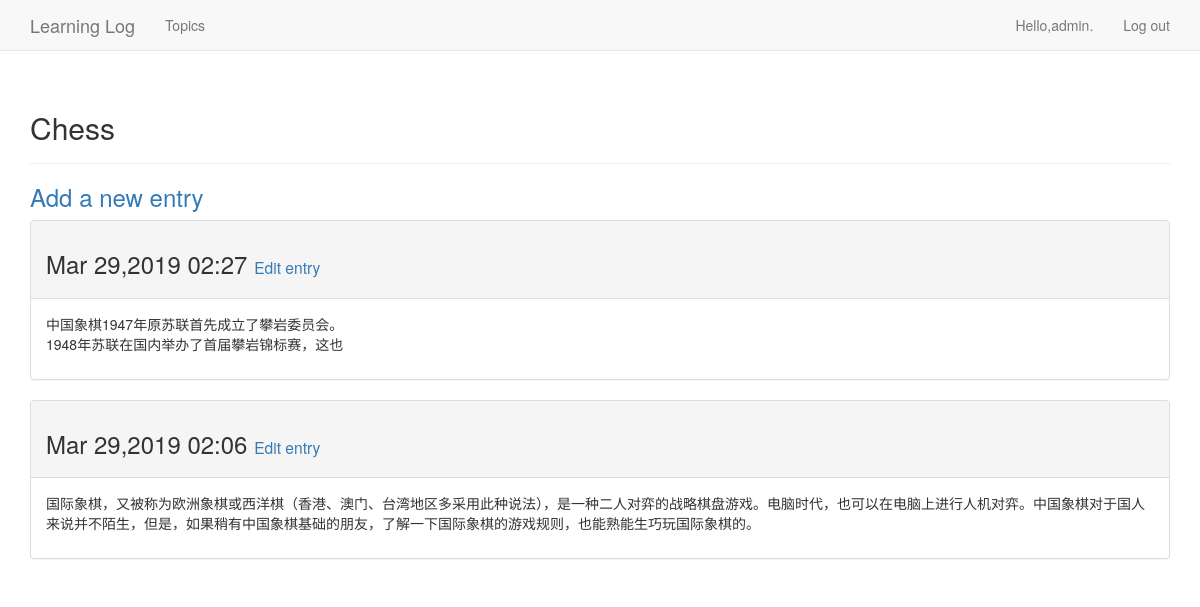
Before: /topic/1/ (signed in) with the older database file.
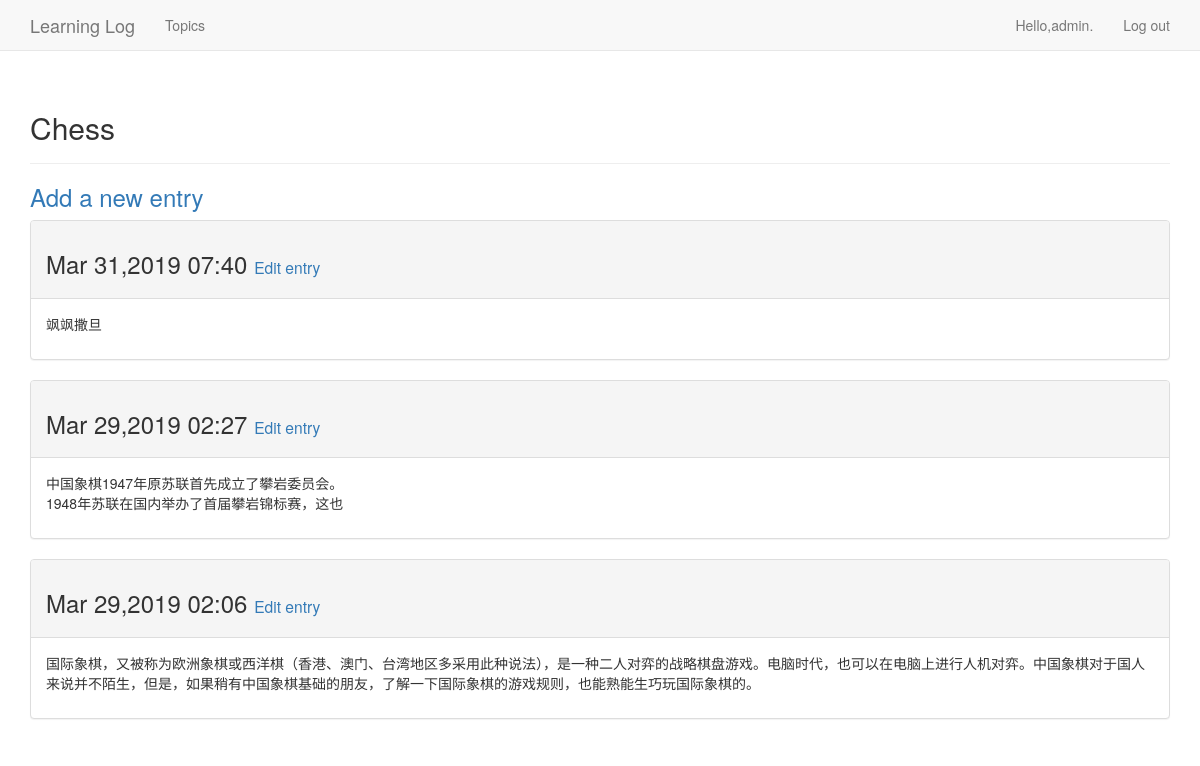
After: the same page with the newer database file.
### MyApp/models.py (models this page shows, shortened)
class Topic(models.Model):
    text = models.CharField(max_length=200)
    data_added = models.DateTimeField(auto_now_add=True)
    owner = models.ForeignKey(User,on_delete=models.CASCADE)
    def __str__(self):
        return self.text

class Entry(models.Model):
    topic = models.ForeignKey(Topic,on_delete=models.CASCADE)
    text = models.TextField()
    data_added = models.DateTimeField(auto_now_add=True)
    class Meta:
        verbose_name_plural = 'entries'

### MyApp/views.py (the view)
# urls.py: re_path(r'^topic/(?P<topic_id>\d+)/$',views.topic,name = 'topic'),
@login_required
def topic(request,topic_id):
    topic = Topic.objects.get(id=topic_id)
    if topic.owner != request.user:
            raise Http404
    entries = topic.entry_set.order_by('-data_added')
    context = {'topic':topic,'entries':entries}
    return render(request,'MyApp/topic.html',context)

### templates/MyApp/topic.html
{% extends 'MyApp/base.html' %}
{% block header %}
<h2>{{ topic }}</h2>
{% endblock header %}
{% block content %}
    <h3><a href="{% url 'MyApp:new_entry' topic.id %}">Add a new entry</a></h3>
    {% for entry in entries %}
   <div class="panel panel-default">
   <div class="panel-heading">
    <h3> {{ entry.data_added|date:'M d,Y H:i' }}
        <small>
        <a href="{% url 'MyApp:edit_entry'  entry.id %}">Edit entry</a>
        </small>
    </h3>
        </div>
        <div class="panel-body">{{ entry.text|linebreaks }}</div>
        </div>
         {% empty %}
      <h4>There are no entries for this topic yet.</h4>
    {% endfor %}
{% endblock content %}

### templates/MyApp/base.html (shortened to what this page needs)
{% load bootstrap3 %}
<!doctype html>
<html lang="en">
<head>
    {% bootstrap_css %}
</head>
<body>
<nav class="navbar navbar-default navbar-static-top" >
    <div class="container">
        <div class="navbar-header">
            <a href="{% url 'MyApp:index' %}" class="navbar-brand">Learning Log</a>
        </div>
        <div id="navbar" class="navbar-collapse collapse">
            <ul class="nav navbar-nav">
                <li><a href="{% url 'MyApp:topics' %}">Topics</a></li>
            </ul>
            <ul class="nav navbar-nav navbar-right">
                {% if user.is_authenticated %}
                <li><a href="">Hello,{{ user.username }}.</a></li>
                <li><a href="{% url 'users:logout' %}">Log out</a></li>
                {% else %}
                <li><a href="{% url 'users:register' %}">Register</a></li>
                <li><a href="{% url 'users:login' %}">Log in</a></li>
                {% endif %}
            </ul>
        </div>
    </div></nav>
<div class="container">
<div class="page-header">
    {% block header %}{% endblock header %}
</div>
<div>{% block content %}{% endblock content %}</div>
</div>
</body>
</html>

Changed rows visible on the page:
added Entry: data_added "Mar 31,2019 07:40", text "飒飒撒旦"
